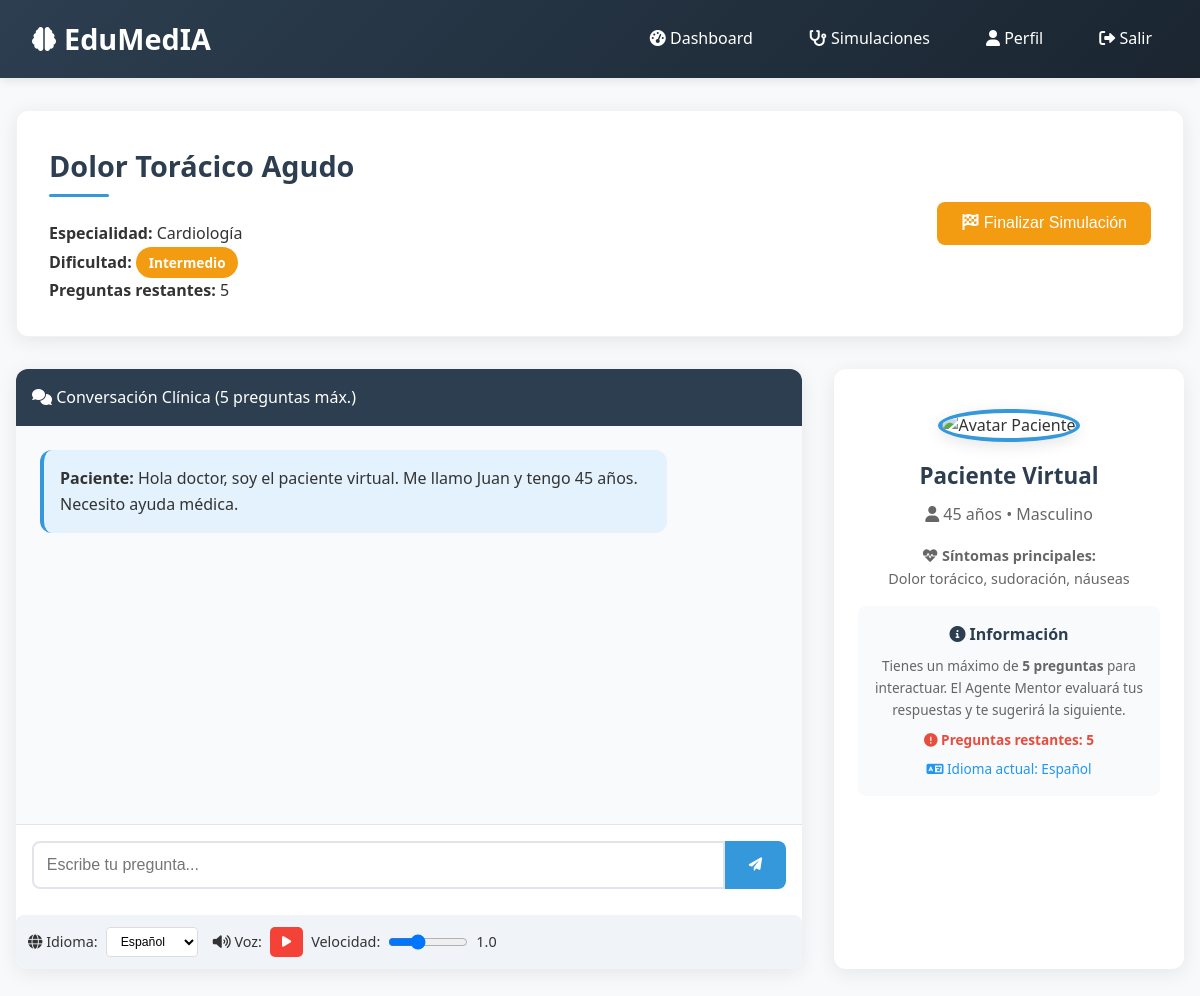
The page /iniciar_simulacion.php?id=1 (signed in) on the database its author committed.
### tables this page shows
CREATE TABLE `casos_clinicos` (
  `id` int(11) NOT NULL,
  `titulo` varchar(200) NOT NULL,
  `descripcion` text DEFAULT NULL,
  `especialidad` varchar(100) DEFAULT NULL,
  `dificultad` enum('basico','intermedio','avanzado') DEFAULT NULL,
  `edad_paciente` int(11) DEFAULT NULL,
  `genero_paciente` enum('masculino','femenino','otro') DEFAULT NULL,
  `sintomas_principales` text DEFAULT NULL,
  `historia_clinica` text DEFAULT NULL,
  `datos_json` longtext DEFAULT NULL,
  `activo` tinyint(1) DEFAULT 1,
  `fecha_creacion` timestamp NOT NULL DEFAULT current_timestamp(),
  `fecha_actualizacion` timestamp NOT NULL DEFAULT current_timestamp() ON UPDATE current_timestamp(),
  `creador_id` int(11) DEFAULT NULL
);

### includes/funciones.php (called while the page is built, shortened)
<?php
function obtenerCasoPorId($id) {
    $pdo = getDB();
    $stmt = $pdo->prepare("SELECT * FROM casos_clinicos WHERE id = ? AND activo = 1");
    $stmt->execute([$id]);
    return $stmt->fetch();
}
?>

### iniciar_simulacion.php (the view, shortened to what this page needs)
<?php
require_once 'includes/funciones.php';
$caso_id = isset($_GET['id']) ? (int)$_GET['id'] : 0;
$caso = obtenerCasoPorId($caso_id);
$mensaje_bienvenida = "Hola doctor, soy " . ($caso['genero_paciente'] == 'masculino' ? 'el paciente' : 'la paciente') . " virtual. Me llamo Juan y tengo " . $caso['edad_paciente'] . " años. Necesito ayuda médica.";
?>
<!DOCTYPE html>
<html lang="es">
<head>
    <link rel="stylesheet" href="css/estilo.css">
    <link rel="stylesheet" href="https://cdnjs.cloudflare.com/ajax/libs/font-awesome/6.0.0/css/all.min.css">
</head>
<body>
    <header>
        <nav class="navbar">
            <a href="index.php" class="logo">
                <i class="fas fa-brain logo-icon"></i>
                EduMedIA
            </a>
            <ul class="nav-links">
                <li><a href="dashboard.php"><i class="fas fa-tachometer-alt"></i> Dashboard</a></li>
                <li><a href="simulacion.php"><i class="fas fa-stethoscope"></i> Simulaciones</a></li>
                <li><a href="perfil.php"><i class="fas fa-user"></i> Perfil</a></li>
                <li><a href="logout.php"><i class="fas fa-sign-out-alt"></i> Salir</a></li>
            </ul>
        </nav>
    </header>
    <div class="container">
        <div class="card">
            <div style="display: flex; justify-content: space-between; align-items: center;">
                <div>
                    <h1 class="card-title"><?php echo htmlspecialchars($caso['titulo']); ?></h1>
                    <p><strong>Especialidad:</strong> <?php echo htmlspecialchars($caso['especialidad']); ?></p>
                    <p><strong>Dificultad:</strong>
                        <span class="badge badge-<?php echo $caso['dificultad']; ?>">
                            <?php echo ucfirst($caso['dificultad']); ?>
                        </span>
                    </p>
                    <p id="contador-preguntas"><strong>Preguntas restantes:</strong> <span id="numero-preguntas">5</span></p>
                </div>
                <div>
                    <button class="btn btn-warning" onclick="finalizarSimulacion()">
                        <i class="fas fa-flag-checkered"></i> Finalizar Simulación
                    </button>
                </div>
            </div>
        </div>
        <div class="simulacion-container">
            <div class="chat-container">
                <div class="chat-header">
                    <i class="fas fa-comments"></i> Conversación Clínica (5 preguntas máx.)
                </div>
                <div class="chat-messages" id="chat-messages">
                    <div class="message message-paciente">
                        <strong>Paciente:</strong> <?php echo htmlspecialchars($mensaje_bienvenida); ?>
                    </div>
                </div>
                <div class="chat-input">
                    <input type="text" id="mensaje-input" placeholder="Escribe tu pregunta..." >
                    <button onclick="enviarMensaje()" id="btn-enviar-chat">
                        <i class="fas fa-paper-plane"></i>
                    </button>
                </div>
                <div class="controles-idioma-voz">
                    <div class="control-group">
                        <span><i class="fas fa-globe"></i> Idioma:</span>
                        <select id="selector-idioma" class="selector-idioma">
                            <option value="español">Español</option>
                        </select>
                    </div>
                    <div class="control-group">
                        <span><i class="fas fa-volume-up"></i> Voz:</span>
                        <button id="btn-toggle-voz" class="btn-voz pausa" title="Reanudar/Pausar Voz">
                            <i class="fas fa-play"></i>
                        </button>
                        <label for="slider-velocidad">Velocidad:</label>
                        <input type="range" id="slider-velocidad" class="slider-voz" min="0.5" max="2" step="0.1" value="1">
                        <span id="valor-velocidad">1.0</span>
                    </div>
                </div>
            </div>
            <div class="avatar-container">
                <img src="assets/avatares/paciente_<?php echo strtolower($caso['especialidad']); ?>.png"
                     alt="Avatar Paciente" class="avatar-img"
                     onerror="this.src='assets/avatares/paciente_default.png'">
                <div class="avatar-info">
                    <h3>Paciente Virtual</h3>
                    <p><i class="fas fa-user"></i> <?php echo $caso['edad_paciente']; ?> años • <?php echo ucfirst($caso['genero_paciente']); ?></p>
                    <p style="margin-top: 1rem; font-size: 0.9rem;">
                        <strong><i class="fas fa-heartbeat"></i> Síntomas principales:</strong><br>
                        <?php echo htmlspecialchars($caso['sintomas_principales']); ?>
                    </p>
                    <div style="margin-top: 1rem; padding: 1rem; background: #f8fafc; border-radius: 8px;">
                        <h4 style="color: var(--primary-color); margin-bottom: 0.5rem;">
                            <i class="fas fa-info-circle"></i> Información
                        </h4>
                        <p style="font-size: 0.85rem; margin: 0;">
                            Tienes un máximo de <strong>5 preguntas</strong> para interactuar.
                            El Agente Mentor evaluará tus respuestas y te sugerirá la siguiente.
                        </p>
                         <p style="font-size: 0.85rem; margin: 0.5rem 0 0 0; color: #e74c3c; font-weight: bold;">
                            <i class="fas fa-exclamation-circle"></i> Preguntas restantes: <span id="info-numero-preguntas">5</span>
                        </p>
                        <p style="font-size: 0.85rem; margin: 0.5rem 0 0 0; color: #2196F3;">
                            <i class="fas fa-language"></i> Idioma actual: <span id="idioma-actual">Español</span>
                        </p>
                    </div>
                </div>
            </div>
        </div>
    </div>
</body>
</html>

### css/estilo.css (style rules this page uses)
:root { --primary-color: #2c3e50; --secondary-color: #3498db; --accent-color: #e74c3c; --light-color: #ecf0f1; --dark-color: #34495e; --success-color: #27ae60; --warning-color: #f39c12; --info-color: #3498db; --danger-color: #e74c3c; }
* { margin: 0; padding: 0; box-sizing: border-box; }
body { font-family: 'Segoe UI', Tahoma, Geneva, Verdana, sans-serif; background-color: #f8f9fa; color: #333; line-height: 1.6; }
header { background: linear-gradient(135deg, var(--primary-color), #1a2530); color: white; padding: 1rem 0; box-shadow: 0 2px 10px rgba(0,0,0,0.1); position: sticky; top: 0; z-index: 1000; }
.navbar { display: flex; justify-content: space-between; align-items: center; max-width: 1200px; margin: 0 auto; padding: 0 2rem; }
.logo { font-size: 1.8rem; font-weight: bold; color: white; text-decoration: none; display: flex; align-items: center; }
.logo-icon { margin-right: 0.5rem; font-size: 1.5rem; }
.nav-links { display: flex; list-style: none; align-items: center; }
.nav-links li { margin-left: 1.5rem; }
.nav-links a { color: white; text-decoration: none; padding: 0.5rem 1rem; border-radius: 25px; transition: all 0.3s ease; font-weight: 500; }
.container { max-width: 1200px; margin: 2rem auto; padding: 0 1rem; }
.card { background: white; border-radius: 12px; box-shadow: 0 4px 20px rgba(0,0,0,0.08); padding: 2rem; margin-bottom: 2rem; transition: transform 0.3s ease, box-shadow 0.3s ease; border: 1px solid rgba(0,0,0,0.05); }
.card-title { color: var(--primary-color); margin-bottom: 1.5rem; font-size: 1.8rem; font-weight: 600; position: relative; padding-bottom: 0.5rem; }
.card-title::after { content: ''; position: absolute; bottom: 0; left: 0; width: 60px; height: 3px; background: var(--secondary-color); border-radius: 3px; }
.btn { padding: 0.8rem 1.5rem; border: none; border-radius: 8px; cursor: pointer; font-size: 1rem; font-weight: 500; transition: all 0.3s ease; text-decoration: none; display: inline-block; text-align: center; }
.btn-warning { background-color: var(--warning-color); color: white; }
.badge { padding: 0.3rem 0.8rem; border-radius: 20px; font-size: 0.85rem; font-weight: 600; display: inline-block; }
.badge-intermedio { background-color: #f39c12; color: white; }
.simulacion-container { display: grid; grid-template-columns: 1fr 350px; gap: 2rem; margin-top: 2rem; }
.chat-container { background: white; border-radius: 12px; box-shadow: 0 4px 20px rgba(0,0,0,0.08); height: 600px; display: flex; flex-direction: column; overflow: hidden; }
.chat-header { background: var(--primary-color); color: white; padding: 1rem; font-weight: 500; }
.chat-messages { flex: 1; padding: 1.5rem; overflow-y: auto; background: #f8fafc; }
.message { margin-bottom: 1.2rem; padding: 1rem; border-radius: 12px; max-width: 85%; animation: fadeIn 0.3s ease; }
.message-paciente { background-color: #e3f2fd; margin-right: auto; border-left: 4px solid #3498db; }
.chat-input { padding: 1rem; display: flex; background: white; border-top: 1px solid #e1e5eb; }
.chat-input input { flex: 1; padding: 0.8rem; border: 2px solid #e1e5eb; border-radius: 8px 0 0 8px; font-size: 1rem; }
.chat-input button { background-color: var(--secondary-color); color: white; border: none; padding: 0.8rem 1.5rem; border-radius: 0 8px 8px 0; cursor: pointer; font-weight: 500; transition: background-color 0.3s ease; }
.avatar-container { background: white; border-radius: 12px; box-shadow: 0 4px 20px rgba(0,0,0,0.08); padding: 1.5rem; text-align: center; position: sticky; top: 80px; }
.avatar-img { width: 180px; height: 180px; border-radius: 50%; object-fit: cover; margin: 1rem auto; border: 4px solid var(--secondary-color); box-shadow: 0 4px 15px rgba(0,0,0,0.1); }
.avatar-info h3 { color: var(--primary-color); margin-bottom: 0.5rem; font-size: 1.4rem; }
.avatar-info p { color: #666; margin: 0.3rem 0; }

### iniciar_simulacion.php (style rules this page uses)
.controles-idioma-voz { display: flex; align-items: center; gap: 15px; margin-top: 10px; padding: 12px; background-color: #f0f4f8; border-radius: 8px; font-size: 0.9em; flex-wrap: wrap; }
.control-group { display: flex; align-items: center; gap: 8px; }
.btn-voz { background: #4CAF50; color: white; border: none; padding: 8px 12px; border-radius: 5px; cursor: pointer; font-size: 0.85em; }
.btn-voz.pausa { background: #f44336; }
.selector-idioma { padding: 6px 10px; border: 1px solid #ddd; border-radius: 4px; background: white; font-size: 0.85em; }
.slider-voz { width: 80px; }

### rows shown on the page
casos_clinicos: titulo "Dolor Torácico Agudo", especialidad "Cardiología", dificultad "Intermedio", mensaje_bienvenida "Hola doctor, soy el paciente virtual. Me llamo Juan y tengo 45 años. Necesito ayuda médica.", edad_paciente "45", genero_paciente "Masculino", sintomas_principales "Dolor torácico, sudoración, náuseas"
